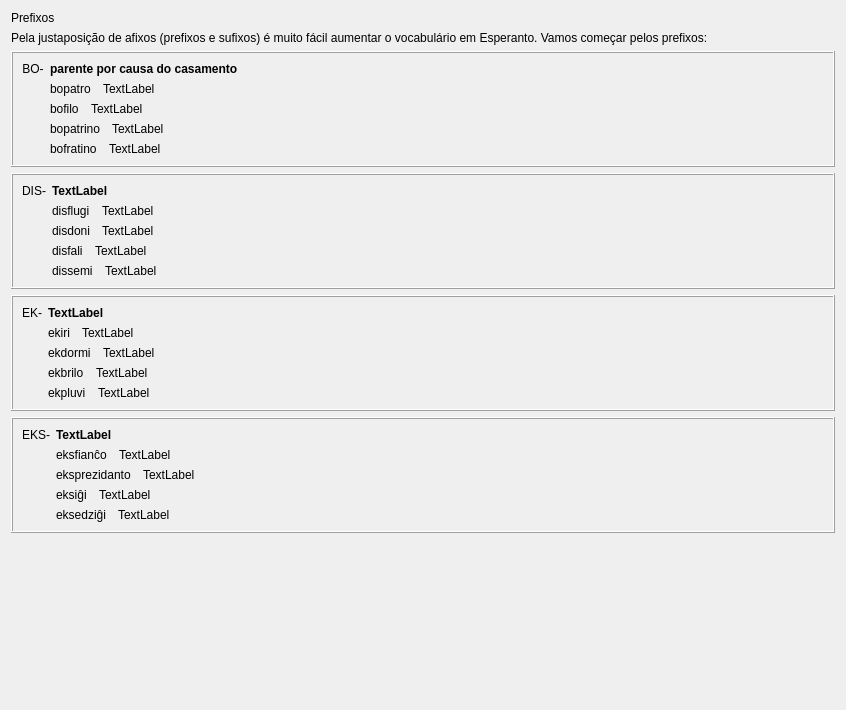
         <widget class="QWidget" name="scrollAreaWidgetContents_3">
          <property name="geometry">
           <rect>
            <x>0</x>
            <y>0</y>
            <width>846</width>
            <height>710</height>
           </rect>
          </property>
          <layout class="QVBoxLayout" name="verticalLayout_10">
           <item>
            <widget class="titolo" name="Lec08_Label8">
             <property name="text">
              <string>Prefixos</string>
             </property>
            </widget>
           </item>
           <item>
            <widget class="QLabel" name="Lec08_Label580">
             <property name="text">
              <string>Pela justaposição de afixos (prefixos e sufixos) é muito fácil aumentar o vocabulário em Esperanto. Vamos começar pelos prefixos:</string>
             </property>
             <property name="wordWrap">
              <bool>true</bool>
             </property>
            </widget>
           </item>
           <item>
            <widget class="QFrame" name="frame_5">
             <property name="frameShape">
              <enum>QFrame::Box</enum>
             </property>
             <property name="frameShadow">
              <enum>QFrame::Raised</enum>
             </property>
             <layout class="QHBoxLayout" name="horizontalLayout_25">
              <item>
               <widget class="QLabel" name="label_217">
                <property name="sizePolicy">
                 <sizepolicy hsizetype="Maximum" vsizetype="Preferred">
                  <horstretch>0</horstretch>
                  <verstretch>0</verstretch>
                 </sizepolicy>
                </property>
                <property name="text">
                 <string>BO-</string>
                </property>
                <property name="alignment">
                 <set>Qt::AlignHCenter|Qt::AlignTop</set>
                </property>
                <property name="tipo" stdset="0">
                 <string>afikso</string>
                </property>
               </widget>
              </item>
              <item>
               <layout class="QVBoxLayout" name="verticalLayout_6">
                <item>
                 <widget class="QLabel" name="Lec08_Label581">
                  <property name="styleSheet">
                   <string notr="true">font-weight: bold;</string>
                  </property>
                  <property name="text">
                   <string>parente por causa do casamento</string>
                  </property>
                  <property name="wordWrap">
                   <bool>true</bool>
                  </property>
                 </widget>
                </item>
                <item>
                 <layout class="QHBoxLayout" name="horizontalLayout_504">
                  <property name="spacing">
                   <number>12</number>
                  </property>
                  <item>
                   <widget class="neklakebla_nova" name="Lec08_Button579">
                    <property name="text">
                     <string>bopatro</string>
                    </property>
                    <property name="wordWrap">
                     <bool>true</bool>
                    </property>
                   </widget>
                  </item>
                  <item>
                   <widget class="QLabel" name="Lec08_Label582">
                    <property name="sizePolicy">
                     <sizepolicy hsizetype="Expanding" vsizetype="Preferred">
                      <horstretch>0</horstretch>
                      <verstretch>0</verstretch>
                     </sizepolicy>
                    </property>
                    <property name="text">
                     <string>TextLabel</string>
                    </property>
                    <property name="wordWrap">
                     <bool>true</bool>
                    </property>
                   </widget>
                  </item>
                 </layout>
                </item>
                <item>
                 <layout class="QHBoxLayout" name="horizontalLayout_505">
                  <property name="spacing">
                   <number>12</number>
                  </property>
                  <item>
                   <widget class="neklakebla_nova" name="Lec08_Button105">
                    <property name="text">
                     <string>bofilo</string>
                    </property>
                    <property name="wordWrap">
                     <bool>true</bool>
                    </property>
                   </widget>
                  </item>
                  <item>
                   <widget class="QLabel" name="Lec08_Label150">
                    <property name="sizePolicy">
                     <sizepolicy hsizetype="Expanding" vsizetype="Preferred">
                      <horstretch>0</horstretch>
                      <verstretch>0</verstretch>
                     </sizepolicy>
                    </property>
                    <property name="text">
                     <string>TextLabel</string>
                    </property>
                    <property name="wordWrap">
                     <bool>true</bool>
                    </property>
                   </widget>
                  </item>
                 </layout>
                </item>
                <item>
                 <layout class="QHBoxLayout" name="horizontalLayout_506">
                  <property name="spacing">
                   <number>12</number>
                  </property>
                  <item>
                   <widget class="neklakebla_nova" name="Lec08_Button580">
                    <property name="text">
                     <string>bopatrino</string>
                    </property>
                    <property name="wordWrap">
                     <bool>true</bool>
                    </property>
                   </widget>
                  </item>
                  <item>
                   <widget class="QLabel" name="Lec08_Label583">
                    <property name="sizePolicy">
                     <sizepolicy hsizetype="Expanding" vsizetype="Preferred">
                      <horstretch>0</horstretch>
                      <verstretch>0</verstretch>
                     </sizepolicy>
                    </property>
                    <property name="text">
                     <string>TextLabel</string>
                    </property>
                    <property name="wordWrap">
                     <bool>true</bool>
                    </property>
                   </widget>
                  </item>
                 </layout>
                </item>
                <item>
                 <layout class="QHBoxLayout" name="horizontalLayout">
                  <property name="spacing">
                   <number>12</number>
                  </property>
                  <item>
                   <widget class="neklakebla_nova" name="Lec08_Button106">
                    <property name="text">
                     <string>bofratino</string>
                    </property>
                    <property name="wordWrap">
                     <bool>true</bool>
                    </property>
                   </widget>
                  </item>
                  <item>
                   <widget class="QLabel" name="Lec08_Label151">
                    <property name="sizePolicy">
                     <sizepolicy hsizetype="Expanding" vsizetype="Preferred">
                      <horstretch>0</horstretch>
                      <verstretch>0</verstretch>
                     </sizepolicy>
                    </property>
                    <property name="text">
                     <string>TextLabel</string>
                    </property>
                    <property name="wordWrap">
                     <bool>true</bool>
                    </property>
                   </widget>
                  </item>
                 </layout>
                </item>
               </layout>
              </item>
             </layout>
            </widget>
           </item>
           <item>
            <widget class="QFrame" name="frame_6">
             <property name="frameShape">
              <enum>QFrame::Box</enum>
             </property>
             <property name="frameShadow">
              <enum>QFrame::Raised</enum>
             </property>
             <layout class="QHBoxLayout" name="horizontalLayout_2">
              <item>
               <widget class="QLabel" name="label_223">
                <property name="sizePolicy">
                 <sizepolicy hsizetype="Maximum" vsizetype="Preferred">
                  <horstretch>0</horstretch>
                  <verstretch>0</verstretch>
                 </sizepolicy>
                </property>
                <property name="text">
                 <string>DIS-</string>
                </property>
                <property name="alignment">
                 <set>Qt::AlignHCenter|Qt::AlignTop</set>
                </property>
                <property name="tipo" stdset="0">
                 <string>afikso</string>
                </property>
               </widget>
              </item>
              <item>
               <layout class="QVBoxLayout" name="verticalLayout_7">
                <item>
                 <widget class="QLabel" name="Lec08_Label584">
                  <property name="styleSheet">
                   <string notr="true">font-weight: bold;</string>
                  </property>
                  <property name="text">
                   <string>TextLabel</string>
                  </property>
                  <property name="wordWrap">
                   <bool>true</bool>
                  </property>
                 </widget>
                </item>
                <item>
                 <layout class="QHBoxLayout" name="horizontalLayout_510">
                  <property name="spacing">
                   <number>12</number>
                  </property>
                  <item>
                   <widget class="neklakebla_nova" name="Lec08_Button581">
                    <property name="text">
                     <string>disflugi</string>
                    </property>
                    <property name="wordWrap">
                     <bool>true</bool>
                    </property>
                   </widget>
                  </item>
                  <item>
                   <widget class="QLabel" name="Lec08_Label585">
                    <property name="sizePolicy">
                     <sizepolicy hsizetype="Expanding" vsizetype="Preferred">
                      <horstretch>0</horstretch>
                      <verstretch>0</verstretch>
                     </sizepolicy>
                    </property>
                    <property name="text">
                     <string>TextLabel</string>
                    </property>
                    <property name="wordWrap">
                     <bool>true</bool>
                    </property>
                   </widget>
                  </item>
                 </layout>
                </item>
                <item>
                 <layout class="QHBoxLayout" name="horizontalLayout_511">
                  <property name="spacing">
                   <number>12</number>
                  </property>
                  <item>
                   <widget class="neklakebla_nova" name="Lec08_Button582">
                    <property name="text">
                     <string>disdoni</string>
                    </property>
                    <property name="wordWrap">
                     <bool>true</bool>
                    </property>
                   </widget>
                  </item>
                  <item>
                   <widget class="QLabel" name="Lec08_Label586">
                    <property name="sizePolicy">
                     <sizepolicy hsizetype="Expanding" vsizetype="Preferred">
                      <horstretch>0</horstretch>
                      <verstretch>0</verstretch>
                     </sizepolicy>
                    </property>
                    <property name="text">
                     <string>TextLabel</string>
                    </property>
                    <property name="wordWrap">
                     <bool>true</bool>
                    </property>
                   </widget>
                  </item>
                 </layout>
                </item>
                <item>
                 <layout class="QHBoxLayout" name="horizontalLayout_512">
                  <property name="spacing">
                   <number>12</number>
                  </property>
                  <item>
                   <widget class="neklakebla_nova" name="Lec08_Button107">
                    <property name="text">
                     <string>disfali</string>
                    </property>
                    <property name="wordWrap">
                     <bool>true</bool>
                    </property>
                   </widget>
                  </item>
                  <item>
                   <widget class="QLabel" name="Lec08_Label152">
                    <property name="sizePolicy">
                     <sizepolicy hsizetype="Expanding" vsizetype="Preferred">
                      <horstretch>0</horstretch>
                      <verstretch>0</verstretch>
                     </sizepolicy>
                    </property>
                    <property name="text">
                     <string>TextLabel</string>
                    </property>
                    <property name="wordWrap">
                     <bool>true</bool>
                    </property>
                   </widget>
                  </item>
                 </layout>
                </item>
                <item>
                 <layout class="QHBoxLayout" name="horizontalLayout_513">
                  <property name="spacing">
                   <number>12</number>
                  </property>
                  <item>
                   <widget class="neklakebla_nova" name="Lec08_Button108">
                    <property name="text">
                     <string>dissemi</string>
                    </property>
                    <property name="wordWrap">
                     <bool>true</bool>
                    </property>
                   </widget>
                  </item>
                  <item>
                   <widget class="QLabel" name="Lec08_Label153">
                    <property name="sizePolicy">
                     <sizepolicy hsizetype="Expanding" vsizetype="Preferred">
                      <horstretch>0</horstretch>
                      <verstretch>0</verstretch>
                     </sizepolicy>
                    </property>
                    <property name="text">
                     <string>TextLabel</string>
                    </property>
                    <property name="wordWrap">
                     <bool>true</bool>
                    </property>
                   </widget>
                  </item>
                 </layout>
                </item>
               </layout>
              </item>
             </layout>
            </widget>
           </item>
           <item>
            <widget class="QFrame" name="frame_7">
             <property name="frameShape">
              <enum>QFrame::Box</enum>
             </property>
             <property name="frameShadow">
              <enum>QFrame::Raised</enum>
             </property>
             <layout class="QHBoxLayout" name="horizontalLayout_3">
              <item>
               <widget class="QLabel" name="label_229">
                <property name="sizePolicy">
                 <sizepolicy hsizetype="Maximum" vsizetype="Preferred">
                  <horstretch>0</horstretch>
                  <verstretch>0</verstretch>
                 </sizepolicy>
                </property>
                <property name="text">
                 <string>EK-</string>
                </property>
                <property name="alignment">
                 <set>Qt::AlignHCenter|Qt::AlignTop</set>
                </property>
                <property name="tipo" stdset="0">
                 <string>afikso</string>
                </property>
               </widget>
              </item>
              <item>
               <layout class="QVBoxLayout" name="verticalLayout_8">
                <item>
                 <widget class="QLabel" name="Lec08_Label587">
                  <property name="styleSheet">
                   <string notr="true">font-weight: bold;</string>
                  </property>
                  <property name="text">
                   <string>TextLabel</string>
                  </property>
                  <property name="wordWrap">
                   <bool>true</bool>
                  </property>
                 </widget>
                </item>
                <item>
                 <layout class="QHBoxLayout" name="horizontalLayout_515">
                  <property name="spacing">
                   <number>12</number>
                  </property>
                  <item>
                   <widget class="neklakebla_nova" name="Lec08_Button583">
                    <property name="text">
                     <string>ekiri</string>
                    </property>
                    <property name="wordWrap">
                     <bool>true</bool>
                    </property>
                   </widget>
                  </item>
                  <item>
                   <widget class="QLabel" name="Lec08_Label588">
                    <property name="sizePolicy">
                     <sizepolicy hsizetype="Expanding" vsizetype="Preferred">
                      <horstretch>0</horstretch>
                      <verstretch>0</verstretch>
                     </sizepolicy>
                    </property>
                    <property name="text">
                     <string>TextLabel</string>
                    </property>
                    <property name="wordWrap">
                     <bool>true</bool>
                    </property>
                   </widget>
                  </item>
                 </layout>
                </item>
                <item>
                 <layout class="QHBoxLayout" name="horizontalLayout_516">
                  <property name="spacing">
                   <number>12</number>
                  </property>
                  <item>
                   <widget class="neklakebla_nova" name="Lec08_Button584">
                    <property name="text">
                     <string>ekdormi</string>
                    </property>
                    <property name="wordWrap">
                     <bool>true</bool>
                    </property>
                   </widget>
                  </item>
                  <item>
                   <widget class="QLabel" name="Lec08_Label589">
                    <property name="sizePolicy">
                     <sizepolicy hsizetype="Expanding" vsizetype="Preferred">
                      <horstretch>0</horstretch>
                      <verstretch>0</verstretch>
                     </sizepolicy>
                    </property>
                    <property name="text">
                     <string>TextLabel</string>
                    </property>
                    <property name="wordWrap">
                     <bool>true</bool>
                    </property>
                   </widget>
                  </item>
                 </layout>
                </item>
                <item>
                 <layout class="QHBoxLayout" name="horizontalLayout_517">
                  <property name="spacing">
                   <number>12</number>
                  </property>
                  <item>
                   <widget class="neklakebla_nova" name="Lec08_Button109">
                    <property name="text">
                     <string>ekbrilo</string>
                    </property>
                    <property name="wordWrap">
                     <bool>true</bool>
                    </property>
                   </widget>
                  </item>
                  <item>
                   <widget class="QLabel" name="Lec08_Label154">
                    <property name="sizePolicy">
                     <sizepolicy hsizetype="Expanding" vsizetype="Preferred">
                      <horstretch>0</horstretch>
                      <verstretch>0</verstretch>
                     </sizepolicy>
                    </property>
                    <property name="text">
                     <string>TextLabel</string>
                    </property>
                    <property name="wordWrap">
                     <bool>true</bool>
                    </property>
                   </widget>
                  </item>
                 </layout>
                </item>
                <item>
                 <layout class="QHBoxLayout" name="horizontalLayout_518">
                  <property name="spacing">
                   <number>12</number>
                  </property>
                  <item>
                   <widget class="neklakebla_nova" name="Lec08_Button110">
                    <property name="text">
                     <string>ekpluvi</string>
                    </property>
                    <property name="wordWrap">
                     <bool>true</bool>
                    </property>
                   </widget>
                  </item>
                  <item>
                   <widget class="QLabel" name="Lec08_Label155">
                    <property name="sizePolicy">
                     <sizepolicy hsizetype="Expanding" vsizetype="Preferred">
                      <horstretch>0</horstretch>
                      <verstretch>0</verstretch>
                     </sizepolicy>
                    </property>
                    <property name="text">
                     <string>TextLabel</string>
                    </property>
                    <property name="wordWrap">
                     <bool>true</bool>
                    </property>
                   </widget>
                  </item>
                 </layout>
                </item>
               </layout>
              </item>
             </layout>
            </widget>
           </item>
           <item>
            <widget class="QFrame" name="frame_8">
             <property name="frameShape">
              <enum>QFrame::Box</enum>
             </property>
             <property name="frameShadow">
              <enum>QFrame::Raised</enum>
             </property>
             <layout class="QHBoxLayout" name="horizontalLayout_4">
              <item>
               <widget class="QLabel" name="label_235">
                <property name="sizePolicy">
                 <sizepolicy hsizetype="Maximum" vsizetype="Preferred">
                  <horstretch>0</horstretch>
                  <verstretch>0</verstretch>
                 </sizepolicy>
                </property>
                <property name="text">
                 <string>EKS-</string>
                </property>
                <property name="alignment">
                 <set>Qt::AlignHCenter|Qt::AlignTop</set>
                </property>
                <property name="tipo" stdset="0">
                 <string>afikso</string>
                </property>
               </widget>
              </item>
              <item>
               <layout class="QVBoxLayout" name="verticalLayout_58">
                <item>
                 <widget class="QLabel" name="Lec08_Label590">
                  <property name="styleSheet">
                   <string notr="true">font-weight: bold;</string>
                  </property>
                  <property name="text">
                   <string>TextLabel</string>
                  </property>
                  <property name="wordWrap">
                   <bool>true</bool>
                  </property>
                 </widget>
                </item>
                <item>
                 <layout class="QHBoxLayout" name="horizontalLayout_520">
                  <property name="spacing">
                   <number>12</number>
                  </property>
                  <item>
                   <widget class="neklakebla_nova" name="Lec08_Button585">
                    <property name="text">
                     <string>eksfianĉo</string>
                    </property>
                    <property name="wordWrap">
                     <bool>true</bool>
                    </property>
                   </widget>
                  </item>
                  <item>
                   <widget class="QLabel" name="Lec08_Label591">
                    <property name="sizePolicy">
                     <sizepolicy hsizetype="Expanding" vsizetype="Preferred">
                      <horstretch>0</horstretch>
                      <verstretch>0</verstretch>
                     </sizepolicy>
                    </property>
                    <property name="text">
                     <string>TextLabel</string>
                    </property>
                    <property name="wordWrap">
                     <bool>true</bool>
                    </property>
                   </widget>
                  </item>
                 </layout>
                </item>
                <item>
                 <layout class="QHBoxLayout" name="horizontalLayout_521">
                  <property name="spacing">
                   <number>12</number>
                  </property>
                  <item>
                   <widget class="neklakebla_nova" name="Lec08_Button586">
                    <property name="text">
                     <string>eksprezidanto</string>
                    </property>
                    <property name="wordWrap">
                     <bool>true</bool>
                    </property>
                   </widget>
                  </item>
                  <item>
                   <widget class="QLabel" name="Lec08_Label592">
                    <property name="sizePolicy">
                     <sizepolicy hsizetype="Expanding" vsizetype="Preferred">
                      <horstretch>0</horstretch>
                      <verstretch>0</verstretch>
                     </sizepolicy>
                    </property>
                    <property name="text">
                     <string>TextLabel</string>
                    </property>
                    <property name="wordWrap">
                     <bool>true</bool>
                    </property>
                   </widget>
                  </item>
                 </layout>
                </item>
                <item>
                 <layout class="QHBoxLayout" name="horizontalLayout_522">
                  <property name="spacing">
                   <number>12</number>
                  </property>
                  <item>
                   <widget class="neklakebla_nova" name="Lec08_Button111">
                    <property name="text">
                     <string>eksiĝi</string>
                    </property>
                    <property name="wordWrap">
                     <bool>true</bool>
                    </property>
                   </widget>
                  </item>
                  <item>
                   <widget class="QLabel" name="Lec08_Label156">
                    <property name="sizePolicy">
                     <sizepolicy hsizetype="Expanding" vsizetype="Preferred">
                      <horstretch>0</horstretch>
                      <verstretch>0</verstretch>
                     </sizepolicy>
                    </property>
                    <property name="text">
                     <string>TextLabel</string>
                    </property>
                    <property name="wordWrap">
                     <bool>true</bool>
                    </property>
                   </widget>
                  </item>
                 </layout>
                </item>
                <item>
                 <layout class="QHBoxLayout" name="horizontalLayout_523">
                  <property name="spacing">
                   <number>12</number>
                  </property>
                  <item>
                   <widget class="neklakebla_nova" name="Lec08_Button112">
                    <property name="text">
                     <string>eksedziĝi</string>
                    </property>
                    <property name="wordWrap">
                     <bool>true</bool>
                    </property>
                   </widget>
                  </item>
                  <item>
                   <widget class="QLabel" name="Lec08_Label157">
                    <property name="sizePolicy">
                     <sizepolicy hsizetype="Expanding" vsizetype="Preferred">
                      <horstretch>0</horstretch>
                      <verstretch>0</verstretch>
                     </sizepolicy>
                    </property>
                    <property name="text">
                     <string>TextLabel</string>
                    </property>
                    <property name="wordWrap">
                     <bool>true</bool>
                    </property>
                   </widget>
                  </item>
                 </layout>
                </item>
               </layout>
              </item>
             </layout>
            </widget>
           </item>
           <item>
            <spacer name="verticalSpacer_3">
             <property name="orientation">
              <enum>Qt::Vertical</enum>
             </property>
             <property name="sizeHint" stdset="0">
              <size>
               <width>20</width>
               <height>40</height>
              </size>
             </property>
            </spacer>
           </item>
          </layout>
         </widget>
